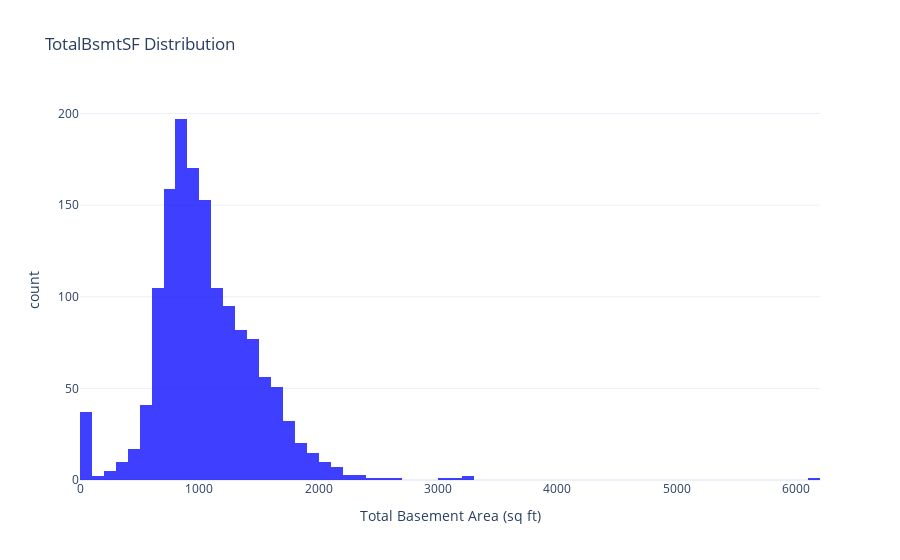

Notebook code for this chart:
### Markdown cell above
### Variables with High Correlation

#### 1. **TotalBsmtSF and 1stFlrSF (0.819530)**

- Both represent house size attributes:

  - **TotalBsmtSF**: Includes the basement area.

  - **1stFlrSF**: Represents the first floor area.


#### 2. **GrLivArea and TotRmsAbvGrd (0.825489)**

- **GrLivArea** (Gross Living Area) already incorporates the total living area above ground.

- **TotRmsAbvGrd** is redundant and less informative.


**Decision**: Retain one of these or combine them into a new feature like **"TotalSize"** (sum of basement and first floor areas).

### Code cell
# plot the distribution of TotalBsmtSF
fig = px.histogram(train_cleaned, 
                   x='TotalBsmtSF', 
                   nbins=100, 
                   title='TotalBsmtSF Distribution',
                   labels={'TotalBsmtSF': 'Total Basement Area (sq ft)'},
                   template='plotly_white')

fig.update_traces(marker_color='blue', opacity=0.75)
fig.show()

### Figure 1 — Plotly figure (JSON) as saved in the notebook; plotly's stock layout.template omitted (floating-point values rounded to 4 significant figures; data arrays with more than 128 entries replaced by an {"elided": "..."} marker saying what was removed)
{"data": [{"alignmentgroup": "True", "bingroup": "x", "hovertemplate": "Total Basement Area (sq ft)=%{x}<br>count=%{y}<extra></extra>", "legendgroup": "", "marker": {"color": "blue", "pattern": {"shape": ""}}, "name": "", "nbinsx": 100, "offsetgroup": "", "opacity": 0.75, "orientation": "v", "showlegend": false, "type": "histogram", "x": {"elided": "1460 int values"}, "xaxis": "x", "yaxis": "y"}], "layout": {"barmode": "relative", "legend": {"tracegroupgap": 0}, "title": {"text": "TotalBsmtSF Distribution"}, "xaxis": {"anchor": "y", "domain": [0, 1], "title": {"text": "Total Basement Area (sq ft)"}}, "yaxis": {"anchor": "x", "domain": [0, 1], "title": {"text": "count"}}}}
